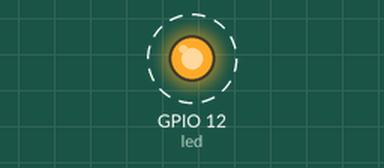
This program was run on a simulated Raspberry Pi (BCM pin numbers). Parts: output pins drawn as LEDs (lit = HIGH). Dashed ring = blinking. At 10.0 s the program stops and its outputs stay as they are.

Above: at 0.5 s.
Timing chart, 0 to 4.6 s (numbered marks = the images above):
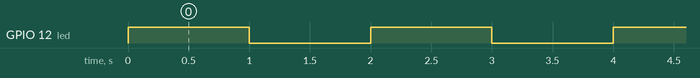

The program:

slowBlink.py
```python
#!/usr/bin/python

from gpiozero import LED
from time import sleep

# Set up the LED on GPIO 12
led = LED(12)

# Blink the LED at 0.5Hz (1 second on, 1 second off)
for _ in range(5):  # 0.5Hz for 10 seconds means 5 cycles
    led.on()
    sleep(1)
    led.off()
    sleep(1)
```

Measured:
- by itself, GPIO 12 (led): alternates HIGH for 1.0 s and LOW for 1.0 s, 10 changes in all, then stays LOW
